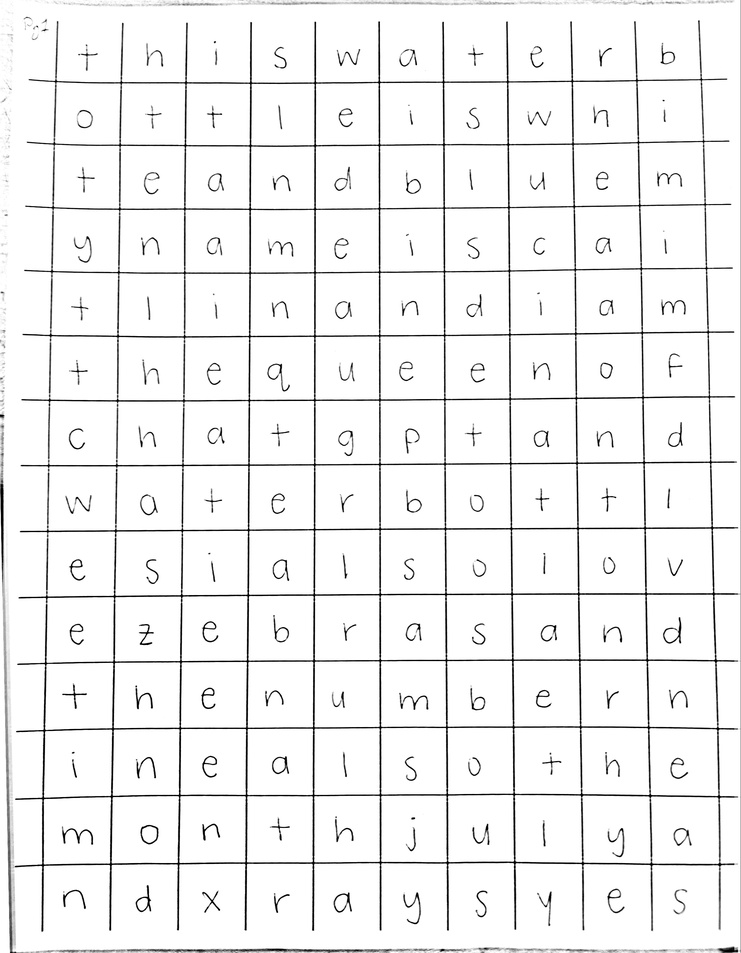
#> input picture Test_Data/side_mount/images/box-page-1-2sec_1.jpg, 741 x 953 px, shrunk from 2447 x 3147 before the run, found by its file name
$ python cell_size_check.py
#> lines starting #> are read from the running program, lines starting #| are printed output that depends on the picture
import cv2
import numpy as np
import os

# Load page image
img_path = r"C:\Users\sekan\Documents\Senior_Design\Test_Data\side_mount\images\box-page-1-2sec_1.jpg"
img = cv2.imread(img_path)
#> img is the input picture: shape (953, 741, 3); min 0, max 255, mean 241.4
gray = cv2.cvtColor(img, cv2.COLOR_BGR2GRAY)
h, w = gray.shape
print(f"Image size: {w}x{h}")
#| Image size: 741x953

EDGE_CROP_TOP    = 20
EDGE_CROP_BOTTOM = 20
EDGE_CROP_LEFT   = 80
EDGE_CROP_RIGHT  = 20
STRIP_WIDTH = 20
MIN_LINE_GAP = 50
N_VLINES = 11
N_HLINES = 13

gray_inner = gray[EDGE_CROP_TOP:h-EDGE_CROP_BOTTOM, EDGE_CROP_LEFT:w-EDGE_CROP_RIGHT]
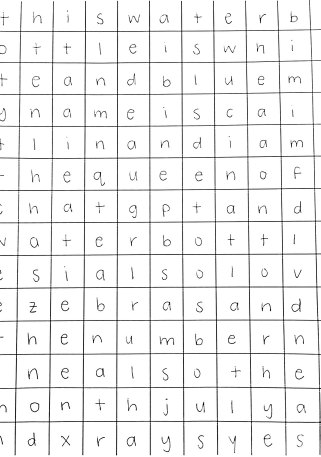
#> gray_inner: shape (913, 641) (shown at 1/2 size); min 0, max 255, mean 241.1

def find_lines(gray, axis, n_lines):
#> called with axis = 0, n_lines = 11
    dark = (255 - gray.astype(np.float32))
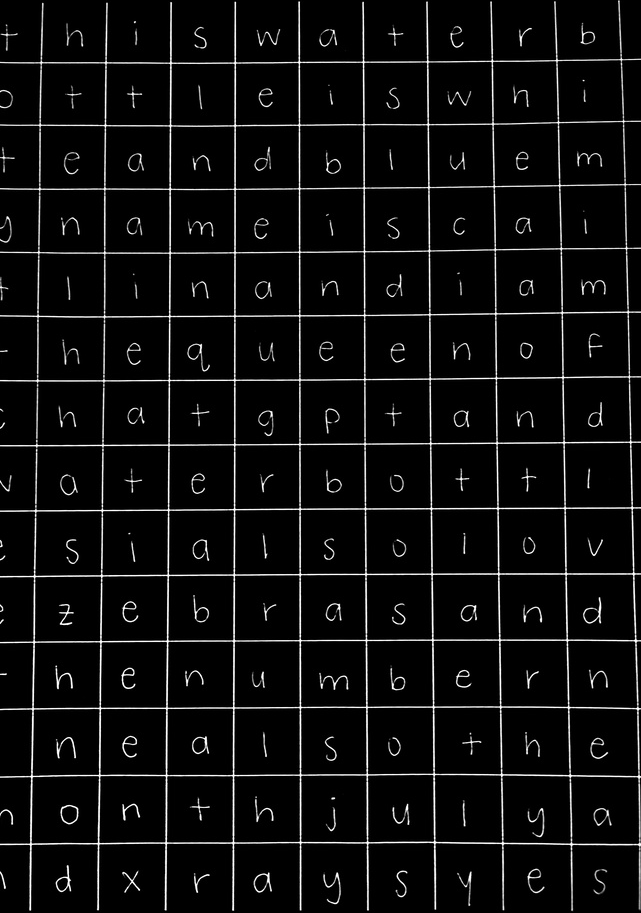
#> dark: shape (913, 641) float32; min 0, max 255, mean 13.9
    profile = dark.mean(axis=0) if axis == 0 else dark.mean(axis=1)
#> profile = 641 values, max 175.7 at index 234, min 4.28 at index 293, mean 13.87
    kernel = np.ones(STRIP_WIDTH) / STRIP_WIDTH
    profile = np.convolve(profile, kernel, mode='same')
#> profile = 641 values, max 24.89 at index 166, min 4.93 at index 288, mean 13.72
    threshold = profile.mean() + 0.5 * profile.std()
#> threshold = 16.69
    above = np.where(profile > threshold)[0]
#> above = 170 values from 28 to 635
    clusters = []
    run = [above[0]]
#> run = [28]
    for idx in above[1:]:
        if idx - run[-1] <= STRIP_WIDTH:
            run.append(idx)
        else:
            clusters.append(run)
            run = [idx]
#> this loop made 169 passes
#> (idx, run) on passes 17, 34, 53: (95, [95]), (160, [160]), (225, [225])
#> after the loop, clusters = 9 items
    clusters.append(run)
    peaks = []
    for c in clusters:
        best = c[int(np.argmax(profile[c]))]
        peaks.append((float(profile[best]), best))
#> this loop made 10 passes
#> best on passes 1 to 8: 37, 105, 166, 230, 306, 370, 434, 497
#> after the loop, peaks = [(23.01, 37), (23.27, 105), (24.89, 166), (24.48, 230), (23.84, 306), (23.84, 370), (24, 434), (23.1, 497), (22.72, 564), (20.4, 631)]
    peaks.sort(key=lambda x: -x[0])
    selected = []
    for score, pos in peaks:
        if all(abs(pos - s) >= MIN_LINE_GAP for s in selected):
            selected.append(pos)
        if len(selected) == n_lines:
            break
#> this loop made 10 passes
#> after the loop, selected = [166, 230, 434, 370, 306, 105, 497, 37, 564, 631]
    return sorted(selected)

vlines = [x + EDGE_CROP_LEFT for x in find_lines(gray_inner, axis=0, n_lines=N_VLINES)]
#> vlines = [117, 185, 246, 310, 386, 450, 514, 577, 644, 711]
hlines = [y + EDGE_CROP_TOP  for y in find_lines(gray_inner, axis=1, n_lines=N_HLINES)]
#> the loop in find_lines (call 2), `for idx in above[1:]:` made 270 passes
#> (idx, run) on passes 19, 38, 56: (116, [116]), (179, [179]), (243, [243])
#> the loop in find_lines (call 2), `for c in clusters:` made 14 passes
#> best on passes 1 to 8: 54, 117, 180, 244, 308, 372, 437, 502
#> the loop in find_lines (call 2), `for score, pos in peaks:` made 13 passes
#> (score, pos) on passes 1 to 8: (25.36, 836), (24.83, 567), (23.78, 768), (23.7, 633), (23.54, 502), (23.19, 713), (22.8, 372), (22.73, 437)
#> hlines = [74, 137, 200, 264, 328, 392, 457, 522, 587, 653, 733, 788, 856]

print(f"vlines: {vlines}")
#| vlines: [117, 185, 246, 310, 386, 450, 514, 577, 644, 711]
print(f"hlines: {hlines}")
#| hlines: [74, 137, 200, 264, 328, 392, 457, 522, 587, 653, 733, 788, 856]

# Cell widths (between consecutive vlines)
cell_widths = [vlines[i+1] - vlines[i] for i in range(len(vlines)-1)]
#> cell_widths = [68, 61, 64, 76, 64, 64, 63, 67, 67]
print(f"Cell widths (px): {cell_widths}")
#| Cell widths (px): [68, 61, 64, 76, 64, 64, 63, 67, 67]
print(f"Mean cell width: {np.mean(cell_widths):.1f}px")
#| Mean cell width: 66.0px

row_spacing = (hlines[-1] - hlines[0]) / (len(hlines) - 1)
#> row_spacing = 65.17
extrap_top = int(round(hlines[0] - row_spacing))
#> extrap_top = 9
extrap_bot = int(round(hlines[-1] + row_spacing))
#> extrap_bot = 921
row_bounds = [max(0, extrap_top)] + [int(round(y)) for y in hlines] + [min(h-1, extrap_bot)]
#> row_bounds = [9, 74, 137, 200, 264, 328, 392, 457, 522, 587, 653, 733, 788, 856, 921]
cell_heights = [row_bounds[i+1] - row_bounds[i] for i in range(len(row_bounds)-1)]
#> cell_heights = [65, 63, 63, 64, 64, 64, 65, 65, 65, 66, 80, 55, 68, 65]
print(f"Cell heights (px): {cell_heights}")
#| Cell heights (px): [65, 63, 63, 64, 64, 64, 65, 65, 65, 66, 80, 55, 68, 65]
print(f"Mean cell height: {np.mean(cell_heights):.1f}px")
#| Mean cell height: 65.1px

# How many px does CELL_PAD=4 take off each side?
# After pad, cell is (width - 2*CELL_PAD) x (height - 2*CELL_PAD)
for pad in [4, 8, 10, 12, 15]:
    eff_w = np.mean(cell_widths) - 2*pad
    eff_h = np.mean(cell_heights) - 2*pad
    pct_w = 100 * eff_w / np.mean(cell_widths)
    pct_h = 100 * eff_h / np.mean(cell_heights)
    print(f"CELL_PAD={pad:2d}: effective cell {eff_w:.0f}x{eff_h:.0f}px ({pct_w:.0f}% x {pct_h:.0f}% of original)")
#> this loop made 5 passes
#> (eff_w, eff_h, pct_w, pct_h) on passes 1 to 5: (58, 57.14, 87.88, 87.72), (50, 49.14, 75.76, 75.44), (46, 45.14, 69.7, 69.3), (42, 41.14, 63.64, 63.16), (36, 35.14, 54.55, 53.95)
#> (printed output is left out)

# Look at a specific vline — how wide is the dark line in pixels?
print("\nVline darkness profiles (showing ±10px around each vline):")
for vl in vlines[:3]:
    region = gray[:, max(0,vl-10):vl+10]
    col_dark = 255 - region.mean(axis=0)
    print(f"  vline at x={vl}: darkness = {[round(v,0) for v in col_dark]}")
#> this loop made 3 passes
#> vl on passes 1 to 3: 117, 185, 246
#> (printed output is left out)
